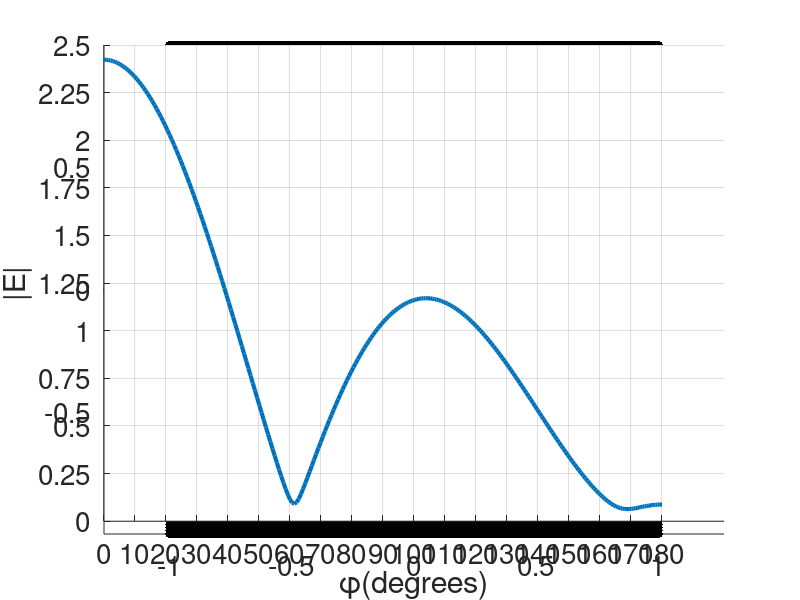

Here is the MATLAB script that generated this plot:
clc; clear variables; close all;

%% defining constants
% epsilon0 = 8.853e-12;
epsilonr = 4;           %relative permitivity of the dielectric shell
epsilon = epsilonr;     
theta0 = pi/2;          %angle between z-axis and propagation axis
phi0 = 0;               %angle between x-axis and projection of k on xy plane
lambda = 1;             %wavelength 
E0 = 1;                 %electric field amplitude 
k = 2*pi/lambda;        %wave vector

%% defining the scatterer
shellsize = lambda;     %temporary space to carve out the dielectric shell
N = 150 ;                 %number of pixels in which space is broken
x1    = linspace(-shellsize,shellsize,N);   %x-space of square space
y1    = linspace(-shellsize,shellsize,N);   %y-space of square space
[X Y] = meshgrid(x1,y1);
X     = reshape(X,[(N)^2,1]);           %to generate the coordinate system
Y     = reshape(Y,[(N)^2,1]);           %to generate the coordinate system

%plotting the square space
 scatter(X,Y,'k','filled');
 hold on; grid on; axis('equal');

%carving out dielectric shell from the square space generated by X and Y
t = 0;      %temporary variable to hold index 
for m = 1:(N)^2
    if ((X(m)^2 + Y(m)^2) <= (0.3*lambda)^2) && ((X(m)^2 + Y(m)^2) >= (0.25*lambda)^2)
       t = t + 1; 
       X1(t) = X(m);
       Y1(t) = Y(m);
    end
end

%plotting the dielectric shell
 scatter(X1,Y1,'w','filled');
 grid on; axis('equal'); hold off;
set(gca,'fontsize',20)
%% formulating and solving the problem
a = lambda / 55; %side of the square patch
r = 0.56 * a;    %radius of equivalent circle with same cross section

%forming matrix C in the equation [C][E] = Ei
for m = 1:length(X1)
    for n = 1:length(X1)
        if m == n
            C(m,n) = 1 + ((epsilon - 1) * (1i/2) * (pi * k * r * besselh(1,2,(k * r)) - 2i));
        else
            rho = sqrt((X1(m) - X1(n))^2 + (Y1(m) - Y1(n))^2);
            C(m,n) = (1i * pi * k * r / 2) * (epsilon - 1) * (besselj(1, (k * r))) * (besselh(0,2,(k * rho)));
        end
    end
end

%for Ei vector
alpha = X1 * sin(theta0) * cos(phi0) + Y1 * sin(theta0) * sin(phi0);
Ei = E0 * exp(-1i * k * alpha);     %incident electric field 

%solving matrix equation
E = C\Ei';      %total electric field on the dielectric volume

%% plotting the total field 
phi = linspace(0,pi,256);   %for circular variation around the shell
% rho0 = ((0.3*lambda - 0.25*lambda)/2) + (0.25*lambda);
rho0 = 0.3*lambda;          %distance where we want to check the field

%temporary variable 'temp' to store the amplitude of the field
temp = -1i * (pi * k / 2) * sqrt(2i / (pi * k * rho0)) ...
    * exp(-1i * k * rho0) * (epsilon-1) * r * besselj(1,(k * r)) ;
temp1 = cos(phi.')*X1 + sin(phi.')*Y1;  %to hold angular variation
Es = temp * exp(1i * k * temp1) * E;    %required field
Es = abs(Es);                           %absolute value of the complex field

%plotting the field w.r.t. phi variation
AxesH = axes('XTick',0:10:180,'YTick', 0:0.25:2.5, 'NextPlot', 'add');
plot(phi*180/pi,flip(Es),'linewidth',3);
grid on; set(gca,'fontsize',20)
xlabel('\phi(degrees)');
ylabel('|E|');